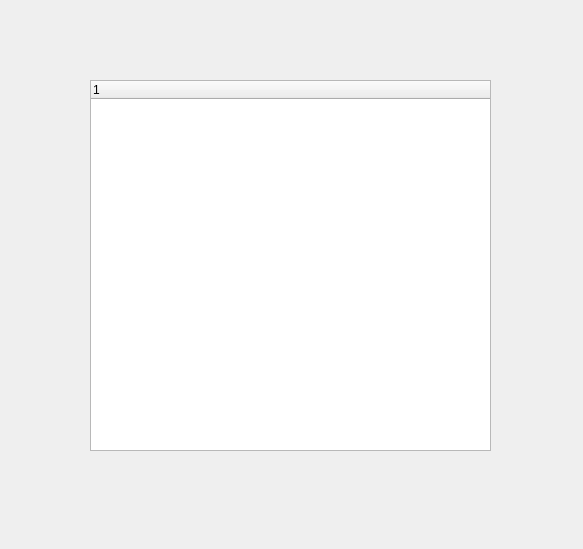
<?xml version="1.0" encoding="UTF-8"?>
<ui version="4.0">
 <class>Widget</class>
 <widget class="QWidget" name="Widget">
  <property name="geometry">
   <rect>
    <x>0</x>
    <y>0</y>
    <width>583</width>
    <height>549</height>
   </rect>
  </property>
  <property name="windowTitle">
   <string>Widget</string>
  </property>
  <widget class="QTreeWidget" name="treeWidget">
   <property name="geometry">
    <rect>
     <x>90</x>
     <y>80</y>
     <width>401</width>
     <height>371</height>
    </rect>
   </property>
   <column>
    <property name="text">
     <string notr="true">1</string>
    </property>
   </column>
  </widget>
 </widget>
 <layoutdefault spacing="6" margin="11"/>
 <resources/>
 <connections/>
</ui>
